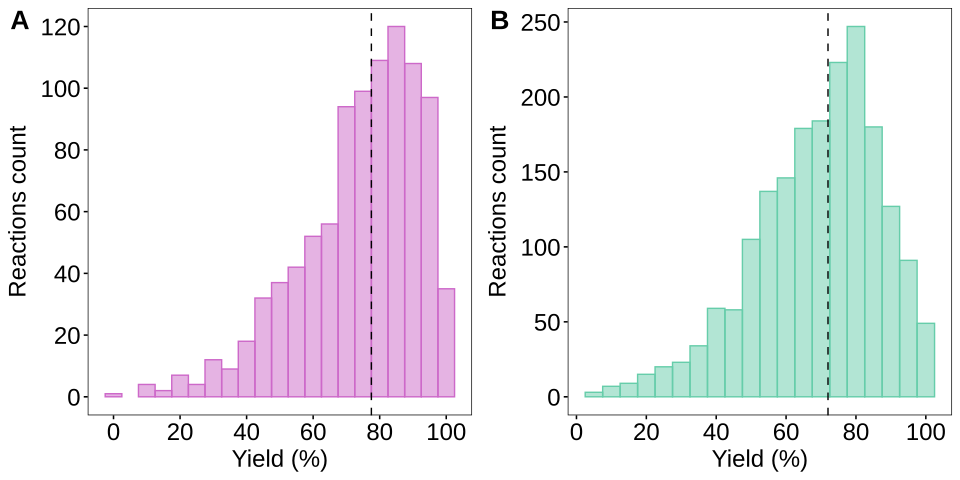

Reproduce this figure in R.
library("ggpubr")
library("svglite")

########################################################################

CoHist <- readRDS("../../3_Co_smiles/Co_yieldHistogram.rds")
NiHist <- readRDS("../../3_Ni_smiles/Ni_yieldHistogram.rds")

plot2 <- ggarrange(CoHist, NiHist,
                   labels = c("A", "B"),
                   font.label = list(size = 20),
                   ncol = 2, nrow = 1)


ggsave(file = "Fig_3.svg", 
       plot = plot2, width = 10, height = 5)

ggsave(file = "Fig_3.png",   
       plot = plot2, width = 10, height = 5, dpi = 600)
